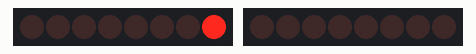
This sketch was run on a simulated Arduino Uno, built with avr-gcc and run on an emulated ATmega328P. On the bench: 2 × 8 shift-register outputs drawn as a row of LEDs (first output left, lit = HIGH). Wiring (inferred from the names in the program): 2 × shift register (74HC595): data pin 4, shift clock pin 6, latch pin 5 / data pin 7, shift clock pin 9, latch pin 8. Wiring (inferred from the signals the program sends): 2 × row of LEDs: on Q0, Q1, Q2, Q3, Q4, Q5, Q6, Q7 / on Q0, Q1, Q2, Q3, Q4, Q5, Q6, Q7.

Above: at 0.2 s.
At 1.2 s:
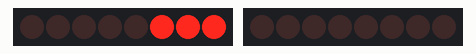
At 2.7 s:
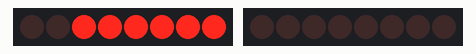
At 5.7 s:
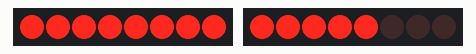
At 8.2 s:
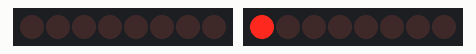
At 11.2 s:
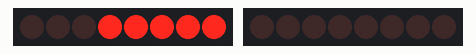
Timing chart, 0 to 11.7 s (numbered marks = the images above):
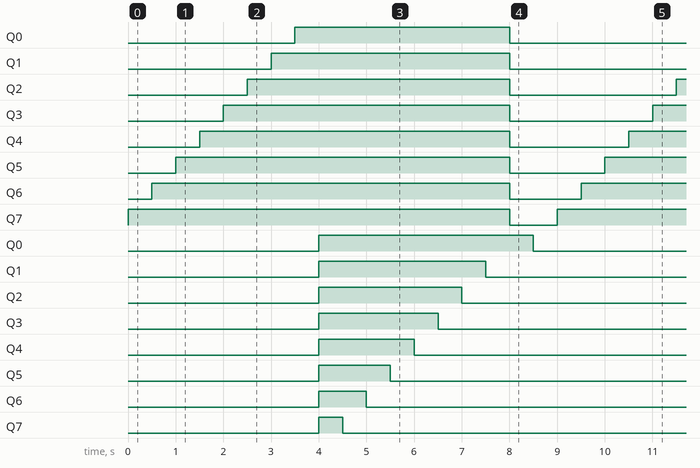

The sketch:

outputDiagnostic.ino
```cpp
int latchPin = 5;      // Latch pin of the first 74HC595 is connected to Digital pin 5
int clockPin = 6;      // Clock pin of the first 74HC595 is connected to Digital pin 6
int dataPin = 4;       // Data pin of the first 74HC595 is connected to Digital pin 4

int latchPin1 = 8;     // Latch pin of the second 74HC595 is connected to Digital pin 8
int clockPin1 = 9;     // Clock pin of the second 74HC595 is connected to Digital pin 9
int dataPin1 = 7;      // Data pin of the second 74HC595 is connected to Digital pin 7

byte leds = 0;         // Variable to hold the pattern of which LEDs are currently turned on or off

void setup()
{
  // Set all the pins of both 74HC595 as OUTPUT
  pinMode(latchPin, OUTPUT);
  pinMode(dataPin, OUTPUT);
  pinMode(clockPin, OUTPUT);
  pinMode(latchPin1, OUTPUT);
  pinMode(dataPin1, OUTPUT);
  pinMode(clockPin1, OUTPUT);
}

void loop()
{
  // Turn on LEDs on the first shift register from the 1st LED to the 8th LED
  for (int i = 0; i < 8; i++)
  {
    bitSet(leds, i);          // Set the bit that controls that LED in the variable 'leds'
    updateShiftRegister();
    delay(500);
  }

  // Turn on LEDs on the second shift register in a waterfall effect
  for (int i = 0; i < 8; i++)
  {
    bitSet(leds, i);          // Set the bit that controls that LED in the variable 'leds'
    updateShiftRegister1();
    delay(500);
    bitClear(leds, i);        // Clear the bit to turn off the LED before shifting to the next LED
  }

  // Turn off LEDs on the first shift register
  leds = 0;
  updateShiftRegister();
  delay(500);

  // Turn off LEDs on the second shift register
  leds = 0;
  updateShiftRegister1();
  delay(500);
}

void updateShiftRegister()
{
  digitalWrite(latchPin, LOW);
  shiftOut(dataPin, clockPin, LSBFIRST, leds);
  digitalWrite(latchPin, HIGH);
}

void updateShiftRegister1()
{
  digitalWrite(latchPin1, LOW);
  shiftOut(dataPin1, clockPin1, LSBFIRST, leds);
  digitalWrite(latchPin1, HIGH);
}
```

Measured:
- by itself, Q0, Q0: alternates HIGH for 4.5 s and LOW for 4.5 s
- by itself, Q1: alternates HIGH for 5.0 s and LOW for 4.0 s
- by itself, Q2: alternates HIGH for 5.5 s and LOW for 3.5 s
- by itself, Q3: alternates HIGH for 6.0 s and LOW for 3.0 s
- by itself, Q4: alternates HIGH for 6.5 s and LOW for 2.5 s
- by itself, Q5: alternates HIGH for 7.0 s and LOW for 2.0 s
- by itself, Q6: alternates HIGH for 7.5 s and LOW for 1.5 s
- by itself, Q7: alternates HIGH for 8.0 s and LOW for 1.0 s
